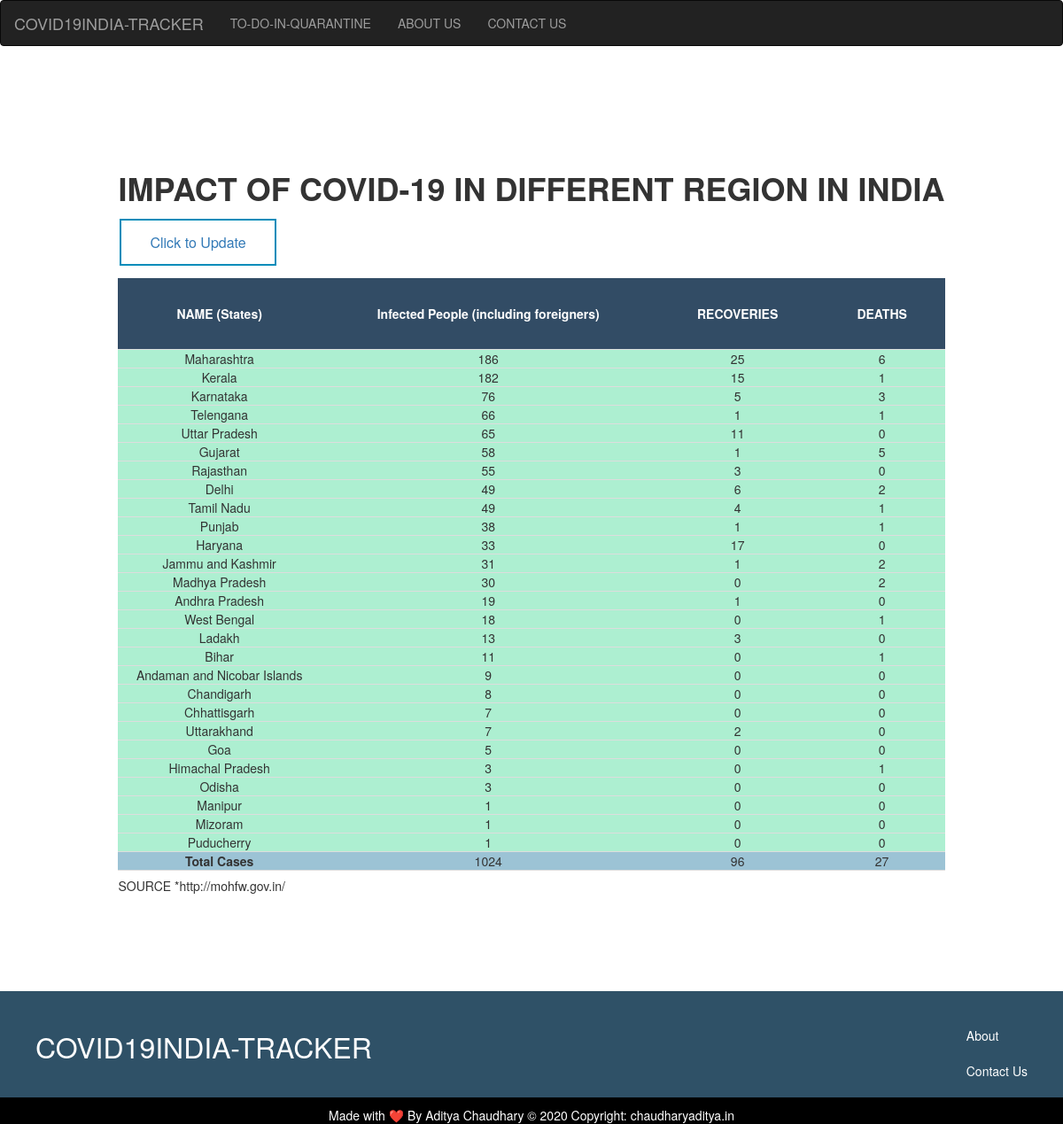
The page / on the database its author committed.
### papp.py (models this page shows)
class CORONACASES(db.Model):
	ID=db.Column(db.Integer,primary_key=True,nullable=False)
	NAMEOFSTATE=db.Column(db.Text,nullable=False)
	INDIANCASES=db.Column(db.Integer,nullable=False)
	FOREIGNCASES=db.Column(db.Integer,nullable=False)
	RECOVEREDCASES=db.Column(db.Integer,nullable=False)
	DEATHCASES=db.Column(db.Integer,nullable=False)

class TOTCORONACASES(db.Model):
	ID=db.Column(db.Integer,primary_key=True,nullable=False)
	INDIANCASES=db.Column(db.Integer,nullable=False)
	FOREIGNCASES=db.Column(db.Integer,nullable=False)
	RECOVEREDCASES=db.Column(db.Integer,nullable=False)
	DEATHCASES=db.Column(db.Integer,nullable=False)

### papp.py (the view)
@app.route("/",methods=["POST","GET"])
def home():
	case=CORONACASES.query.all()
	desccase=CORONACASES.query.order_by(desc(CORONACASES.INDIANCASES)).all()
	total=TOTCORONACASES.query.all()
	return render_template("home.html",cases=case,totalcase=total,desccases=desccase)

### templates/home.html (shortened to what this page needs)
{% extends "base.html" %}
{% block content %}
<div class="flex-container">
	<div>
		<h1><strong>IMPACT OF COVID-19 IN DIFFERENT REGION IN INDIA</strong></h1>
<h5><button class="button button2" style="align-items: center;"><a href="{{url_for('update')}}">Click to Update</a></button></h5>
<table style="width:100%" class="print" >
  <tr>
    <th>NAME (States)</th>
    <th>Infected People (including foreigners)</th>
    <th>RECOVERIES</th>
    <th>DEATHS</th>
  </tr>
  {% for case in desccases %}
    <tr>
        <td>{{case.NAMEOFSTATE}}</td>
        <td>{{case.INDIANCASES}}</td>
        <td>{{case.RECOVEREDCASES}}</td>
        <td>{{case.DEATHCASES}}</td>
    </tr>
  {% endfor %}
  {% for case in totalcase %}
    <tr class="sp">
    	<td><strong>Total Cases</strong></td>
        <td>{{case.INDIANCASES}}</td>
        <td>{{case.RECOVEREDCASES}}</td>
        <td>{{case.DEATHCASES}}</td>
    </tr>
  {% endfor %}
</table>
<h5>SOURCE *http://mohfw.gov.in/</h5>
</div>
</div>
{% endblock %}

### templates/base.html (shortened to what this page needs)
<!DOCTYPE html>
<html>
  <head>
    <link rel="stylesheet" href="../static/stylesheet.css">
    <link rel="stylesheet" href="https://maxcdn.bootstrapcdn.com/bootstrap/3.4.1/css/bootstrap.min.css">
  </head>
  <body>
    <div class="header">
      <nav class="navbar navbar-inverse">
        <div class="container-fluid">
          <div class="navbar-header">
            <a class="navbar-brand" href="{{url_for('home')}}">COVID19INDIA-TRACKER</a>
          </div>
          <ul class="nav navbar-nav">
            <li><a href="{{url_for('info')}}">TO-DO-IN-QUARANTINE</a></li>
            <li><a href="{{url_for('about')}}">ABOUT US</a></li>
            <li><a href="{{url_for('contactus')}}">CONTACT US</a></li>
          </ul>
        </div>
      </nav>
    </div>
    <div class="main">
      {% block content %}
      {% endblock %}
    </div>
    <div class="footer">
      <div class="footer-logo">COVID19INDIA-TRACKER</div>
      <div class="footer-list">
        <ul>
          <li><a href="{{url_for('about')}}">About</a></li>
          <li><a href="{{url_for('contactus')}}">Contact Us</a></li>
        </ul>
      </div>
    </div>
    <footer class="secondf">
  <div class="container">
  </div>
  <div class="footer-copyright">     Made with ❤️ By Aditya Chaudhary © 2020 Copyright: chaudharyaditya.in
  </div>
</footer>
  </body>
</html>

### static/stylesheet.css (style rules this page uses)
body { font-family: "Avenir Next"; }
li { list-style: none; }
.main { padding: 100px 80px; }
.footer { background-color: #2f5167; color: #fff; height: 120px; padding: 40px; }
.footer-logo { float: left; font-size: 32px; }
.footer-list { float: right; }
.footer-list li { padding-bottom: 20px; color: #fff; }
.footer-list a { color:#fff !important; text-decoration: none; }
.secondf { background: black; color:white; text-align: center; }
.main { height: auto; }
.print th { background-color: #00203FFF; color: white; opacity: 0.8; }
.print th,td { padding: 30px; border-bottom: 1px solid #ddd; text-align: center; }
.print td { background-color:#ADEFD1FF; }
.sp td { background-color:#9CC3D5FF; }
.flex-container { display: flex; justify-content: center; align-items: center; }
.button { background-color: #4CAF50; border: none; color: white; padding: 16px 32px; text-align: center; text-decoration: none; display: inline-block; font-size: 16px; margin: 4px 2px; transition-duration: 0.4s; cursor: pointer; }
.button2 { background-color: white; color: black; border: 2px solid #008CBA; }

### rows shown on the page
CORONACASES: NAMEOFSTATE "Maharashtra", INDIANCASES "186", RECOVEREDCASES "25", DEATHCASES "6"
CORONACASES: NAMEOFSTATE "Kerala", INDIANCASES "182", RECOVEREDCASES "15", DEATHCASES "1"
CORONACASES: NAMEOFSTATE "Karnataka", INDIANCASES "76", RECOVEREDCASES "5", DEATHCASES "3"
CORONACASES: NAMEOFSTATE "Telengana", INDIANCASES "66", RECOVEREDCASES "1", DEATHCASES "1"
CORONACASES: NAMEOFSTATE "Uttar Pradesh", INDIANCASES "65", RECOVEREDCASES "11", DEATHCASES "0"
CORONACASES: NAMEOFSTATE "Gujarat", INDIANCASES "58", RECOVEREDCASES "1", DEATHCASES "5"
CORONACASES: NAMEOFSTATE "Rajasthan", INDIANCASES "55", RECOVEREDCASES "3", DEATHCASES "0"
CORONACASES: NAMEOFSTATE "Delhi", INDIANCASES "49", RECOVEREDCASES "6", DEATHCASES "2"
CORONACASES: NAMEOFSTATE "Tamil Nadu", INDIANCASES "49", RECOVEREDCASES "4", DEATHCASES "1"
CORONACASES: NAMEOFSTATE "Punjab", INDIANCASES "38", RECOVEREDCASES "1", DEATHCASES "1"
CORONACASES: NAMEOFSTATE "Haryana", INDIANCASES "33", RECOVEREDCASES "17", DEATHCASES "0"
CORONACASES: NAMEOFSTATE "Jammu and Kashmir", INDIANCASES "31", RECOVEREDCASES "1", DEATHCASES "2"
CORONACASES: NAMEOFSTATE "Madhya Pradesh", INDIANCASES "30", RECOVEREDCASES "0", DEATHCASES "2"
CORONACASES: NAMEOFSTATE "Andhra Pradesh", INDIANCASES "19", RECOVEREDCASES "1", DEATHCASES "0"
CORONACASES: NAMEOFSTATE "West Bengal", INDIANCASES "18", RECOVEREDCASES "0", DEATHCASES "1"
CORONACASES: NAMEOFSTATE "Ladakh", INDIANCASES "13", RECOVEREDCASES "3", DEATHCASES "0"
CORONACASES: NAMEOFSTATE "Bihar", INDIANCASES "11", RECOVEREDCASES "0", DEATHCASES "1"
CORONACASES: NAMEOFSTATE "Andaman and Nicobar Islands", INDIANCASES "9", RECOVEREDCASES "0", DEATHCASES "0"
CORONACASES: NAMEOFSTATE "Chandigarh", INDIANCASES "8", RECOVEREDCASES "0", DEATHCASES "0"
CORONACASES: NAMEOFSTATE "Chhattisgarh", INDIANCASES "7", RECOVEREDCASES "0", DEATHCASES "0"
CORONACASES: NAMEOFSTATE "Uttarakhand", INDIANCASES "7", RECOVEREDCASES "2", DEATHCASES "0"
CORONACASES: NAMEOFSTATE "Goa", INDIANCASES "5", RECOVEREDCASES "0", DEATHCASES "0"
CORONACASES: NAMEOFSTATE "Himachal Pradesh", INDIANCASES "3", RECOVEREDCASES "0", DEATHCASES "1"
CORONACASES: NAMEOFSTATE "Odisha", INDIANCASES "3", RECOVEREDCASES "0", DEATHCASES "0"
CORONACASES: NAMEOFSTATE "Manipur", INDIANCASES "1", RECOVEREDCASES "0", DEATHCASES "0"
CORONACASES: NAMEOFSTATE "Mizoram", INDIANCASES "1", RECOVEREDCASES "0", DEATHCASES "0"
CORONACASES: NAMEOFSTATE "Puducherry", INDIANCASES "1", RECOVEREDCASES "0", DEATHCASES "0"
TOTCORONACASES: INDIANCASES "1024", RECOVEREDCASES "96", DEATHCASES "27"
